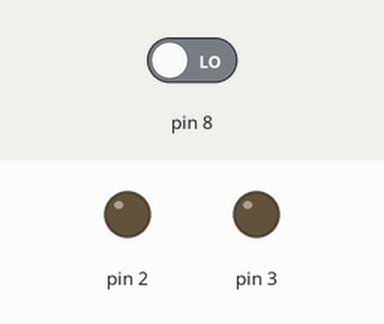
Recording of a sketch running on a simulated Arduino Uno, built with avr-gcc and run on an emulated ATmega328P. Parts: output pins drawn as LEDs (lit = HIGH). The inputs (shaded band) are chosen by the test bench; at power-on: pin 8 LOW.

Above: at 1.2 s.
1.3 s: pin 8 driven HIGH
At 1.7 s:
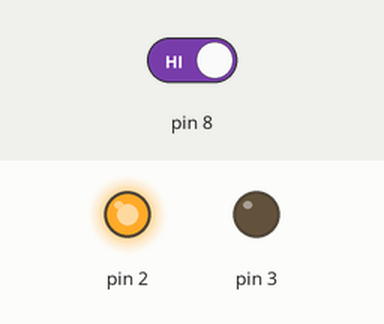
Timing chart, 0 to 4.3 s (numbered marks = the images above; inputs shaded):
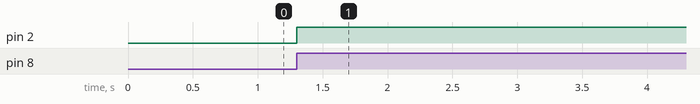

The sketch:

Q1_Single_Motor.ino
```cpp
// C++ code
//
int pushbutton = 0;

int InputPin1 = 0;

int InputPin2 = 0;

int InputPin3 = 0;

int InputPin4 = 0;

void setup()
{
  pinMode(8, INPUT);
  pinMode(2, OUTPUT);
  pinMode(3, OUTPUT);
}

void loop()
{
  pushbutton = digitalRead(8);
  if (pushbutton == HIGH) {
    digitalWrite(2, HIGH);
    digitalWrite(3, LOW);
  }
  delay(10); // Delay a little bit to improve simulation performance
}
```

Measured:
- after the input at 1.3 s, pin 2: LOW → HIGH at once
